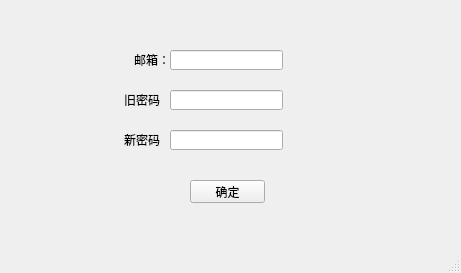
<?xml version="1.0" encoding="UTF-8"?>
<ui version="4.0">
 <class>MainWindow</class>
 <widget class="QMainWindow" name="MainWindow">
  <property name="geometry">
   <rect>
    <x>0</x>
    <y>0</y>
    <width>461</width>
    <height>273</height>
   </rect>
  </property>
  <property name="windowTitle">
   <string>MainWindow</string>
  </property>
  <widget class="QWidget" name="centralwidget">
   <widget class="QLineEdit" name="lineEdit">
    <property name="geometry">
     <rect>
      <x>170</x>
      <y>50</y>
      <width>113</width>
      <height>20</height>
     </rect>
    </property>
   </widget>
   <widget class="QLabel" name="label">
    <property name="geometry">
     <rect>
      <x>134</x>
      <y>52</y>
      <width>31</width>
      <height>16</height>
     </rect>
    </property>
    <property name="text">
     <string>邮箱：</string>
    </property>
   </widget>
   <widget class="QLabel" name="label_2">
    <property name="geometry">
     <rect>
      <x>124</x>
      <y>92</y>
      <width>41</width>
      <height>16</height>
     </rect>
    </property>
    <property name="text">
     <string>旧密码：</string>
    </property>
   </widget>
   <widget class="QLineEdit" name="lineEdit_2">
    <property name="geometry">
     <rect>
      <x>170</x>
      <y>90</y>
      <width>113</width>
      <height>20</height>
     </rect>
    </property>
    <property name="text">
     <string/>
    </property>
   </widget>
   <widget class="QPushButton" name="pushButton">
    <property name="geometry">
     <rect>
      <x>190</x>
      <y>180</y>
      <width>75</width>
      <height>23</height>
     </rect>
    </property>
    <property name="text">
     <string>确定</string>
    </property>
   </widget>
   <widget class="QLabel" name="label_3">
    <property name="geometry">
     <rect>
      <x>124</x>
      <y>132</y>
      <width>41</width>
      <height>16</height>
     </rect>
    </property>
    <property name="text">
     <string>新密码：</string>
    </property>
   </widget>
   <widget class="QLineEdit" name="lineEdit_3">
    <property name="geometry">
     <rect>
      <x>170</x>
      <y>130</y>
      <width>113</width>
      <height>20</height>
     </rect>
    </property>
    <property name="text">
     <string/>
    </property>
   </widget>
  </widget>
  <widget class="QMenuBar" name="menubar">
   <property name="geometry">
    <rect>
     <x>0</x>
     <y>0</y>
     <width>461</width>
     <height>23</height>
    </rect>
   </property>
  </widget>
  <widget class="QStatusBar" name="statusbar"/>
 </widget>
 <resources/>
 <connections/>
</ui>
